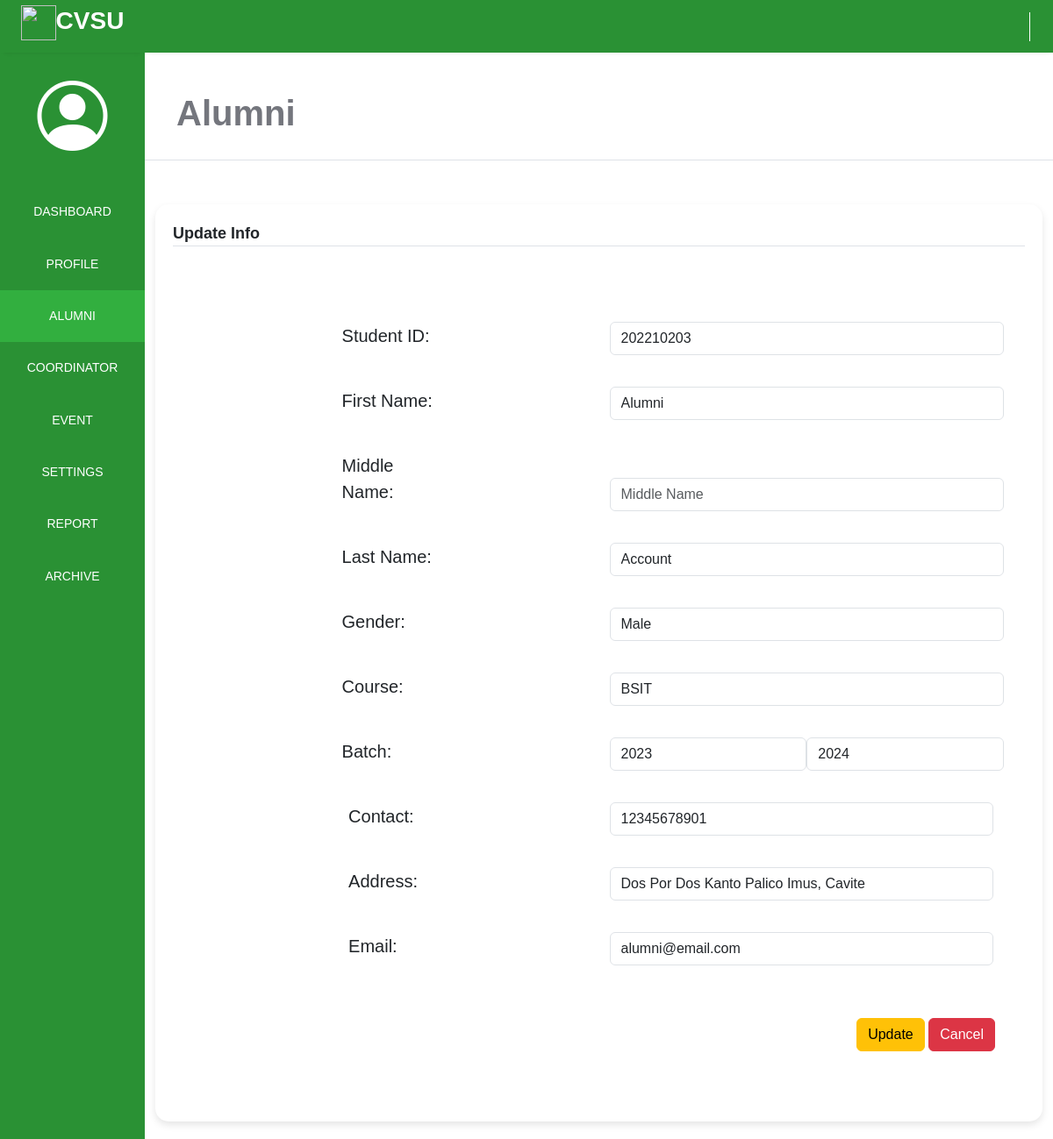
/adminPage/alumni/update_info.php?id=1, run on the app's committed database.
### tables this page shows
CREATE TABLE `alumni` (
  `alumni_id` int(10) NOT NULL,
  `student_id` int(10) NOT NULL,
  `fname` varchar(250) NOT NULL,
  `mname` varchar(250) NOT NULL,
  `lname` varchar(250) NOT NULL,
  `gender` varchar(250) NOT NULL,
  `course` varchar(250) NOT NULL,
  `batch_startYear` varchar(250) NOT NULL,
  `batch_endYear` varchar(250) NOT NULL,
  `contact` bigint(20) NOT NULL,
  `address` varchar(250) NOT NULL,
  `email` varchar(250) NOT NULL,
  `password` varchar(250) NOT NULL,
  `picture` longblob NOT NULL,
  `date_created` timestamp NOT NULL DEFAULT current_timestamp()
);

### adminPage/alumni/update_info.php (the view, shortened to what this page needs)
<?php
$serername = "localhost";
$db_username = "root";
$db_password = "";
$db_name = "alumni_management_system";
$conn = mysqli_connect($serername, $db_username, $db_password, $db_name);
$stud_id = "";
$fname = "";
$mname = "";
$lname = "";
$gender = "";
$course = "";
$fromYear = "";
$toYear = "";
$contact = "";
$address = "";
$email = "";
if ($_SERVER['REQUEST_METHOD'] == 'GET') {
    $alumni_id = $_GET['id'];
    $sql = "SELECT * FROM alumni WHERE alumni_id=$alumni_id";
    $result = $conn->query($sql);
    $row = $result->fetch_assoc();
    $stud_id = $row['student_id'];
    $fname = $row['fname'];
    $mname = $row['mname'];
    $lname = $row['lname'];
    $gender = $row['gender'];
    $course = $row['course'];
    $fromYear = $row['batch_startYear'];
    $toYear = $row['batch_endYear'];
    $contact = $row['contact'];
    $address = $row['address'];
    $email = $row['email'];
}
?>
<!DOCTYPE html>
<html lang="en">
<head>
    <link rel="stylesheet" href="./css/update_info.css">
    <link rel="stylesheet" href="https://maxst.icons8.com/vue-static/landings/line-awesome/line-awesome/1.3.0/css/line-awesome.min.css">
    <link rel="stylesheet" href="	https://cdn.jsdelivr.net/npm/bootstrap@5.3.3/dist/css/bootstrap.min.css">
    <link rel="stylesheet" href="	https://cdn.jsdelivr.net/npm/bootstrap@5.3.3/dist/js/bootstrap.bundle.min.js">
    <link href='https://unpkg.com/boxicons@2.1.4/css/boxicons.min.css' rel='stylesheet'>
    <link rel="stylesheet" href="https://cdn.jsdelivr.net/npm/bootstrap-icons@1.11.3/font/bootstrap-icons.min.css">
</head>
<body>
    <div class="sidebar">
        <div class="side-header">
            <h3><img src="https://cvsu-imus.edu.ph/student-portal/assets/images/logo-mobile.png"></img><span>CVSU</span></h3>
        </div>
        <div class="side-content">
            <div class="profile">
            <i class="bi bi-person-circle"></i>
            </div>
            <div class="side-menu">
                <ul>
                    <li>
                        <a href="../dashboard_admin.php">
                            <small>DASHBOARD</small>
                        </a>
                    </li>
                    <li>
                        <a href="../profile/profile.php">
                            <small>PROFILE</small>
                        </a>
                    </li>
                    <li>
                        <a href="./update_info.php" class="active">
                            <small>ALUMNI</small>
                        </a>
                    </li>
                    <li>
                        <a href="../coordinator/coordinator.php">
                            <small>COORDINATOR</small>
                        </a>
                    </li>
                    <li>
                        <a href="../event/event.php">
                            <small>EVENT</small>
                        </a>
                    </li>
                    <li>
                        <a href="../settings/about.php">
                            <small>SETTINGS</small>
                        </a>
                    </li>
                    <li>
                        <a href="../report/report.php">
                            <small>REPORT</small>
                        </a>
                    </li>
                    <li>
                        <a href="../archive/alumni_archive.php">
                            <small>ARCHIVE</small>
                        </a>
                    </li>
                </ul>
            </div>
        </div>
    </div>
    <div class="main-content">
        <header>
            <div class="header-content">
                <div class="header-menu">
                    <div class="user">
                        <a href="../logout.php">
                            <span class="las la-power-off" style="font-size: 30px; border-left: 1px solid #fff; padding-left:10px; color:#fff"></span>
                        </a>
                    </div>
                </div>
            </div>
        </header>
        <main>
            <div class="page-header">
                <h1><strong>Alumni</strong></h1>
            </div>
        </main>
        <div class="container" id="container-full">
            <div class="container" id="content-container">
                <div class="container-title">
                    <span>Update Info</span>
                </div>
                <form action="" method="POST">
                    <div class="container" id="content">
                        <div class="container">
                            <div class="row align-items-end">
                                <div class="col">
                                    <label class="col-sm-3 col-form-label" style="font-size: 20px;" for="first-name">Student ID:</label>
                                </div>
                                <div class="col">
                                    <input class="form-control" type="number" id="name" name="student_id" placeholder="Student ID" required value="<?php echo $stud_id; ?>">
                                </div>
                            </div>
                        </div>
                        <div class="container">
                            <div class="row align-items-end">
                                <div class="col">
                                    <label class="col-sm-3 col-form-label" style="font-size: 20px;" for="first-name">First Name:</label>
                                </div>
                                <div class="col">
                                    <input class="form-control" type="text" id="name" name="fname" placeholder="First Name" required value="<?php echo $fname; ?>">
                                </div>
                            </div>
                        </div>
                        <div class="container">
                            <div class="row align-items-end">
                                <div class="col">
                                    <label class="col-sm-3 col-form-label" style="font-size: 20px;" for="middle-name">Middle Name:</label>
                                </div>
                                <div class="col">
                                    <input class="form-control" type="text" id="name" name="mname" placeholder="Middle Name" value="<?php echo $mname; ?>">
                                </div>
                            </div>
                        </div>
                        <div class="container">
                            <div class="row align-items-end">
                                <div class="col">
                                    <label class="col-sm-3 col-form-label" style="font-size: 20px;" for="last-name">Last Name:</label>
                                </div>
                                <div class="col">
                                    <input class="form-control" type="text" id="name" name="lname" placeholder="Last Name" required value="<?php echo $lname; ?>">
                                </div>
                            </div>
                        </div>
                        <div class="container">
                            <div class="row align-items-end">
                                <div class="col">
                                    <label class="col-sm-3 col-form-label" style="font-size: 20px;" for="name">Gender:</label>
                                </div>
                                <div class="col">
                                    <select class="form-control" name="gender" id="gender" required>
                                        <option value="<?php echo $gender; ?>" selecte> <?php echo $gender; ?> </option>
                                    </select>
                                </div>
                            </div>
                        </div>
                        <div class="container">
                            <div class="row align-items-end">
                                <div class="col">
                                    <label class="col-sm-3 col-form-label" style="font-size: 20px;" for="name">Course:</label>
                                </div>
                                <div class="col">
                                    <select class="form-control" name="course" id="course" required>
                                        <option value="<?php echo $course; ?>" selected><?php echo $course; ?></option>
                                    </select>
                                </div>
                            </div>
                        </div>
                        <div class="container">
                            <div class="row align-items-end">
                                <div class="col" id="calendar">
                                    <label class="col-sm-3 col-form-label" style="font-size: 20px;" for="phone"><span>Batch:</span></label>
                                </div>
                                <div class="col" id="batch">
                                    <div class="col" id="batch">
                                        <select class="form-control" name="startYear" id="startYear" required>
                                            <option value="<?php echo $fromYear; ?>" selected><?php echo $fromYear; ?></option>
                                        </select>
                                        <select class="form-control" name="endYear" id="endYear" required>
                                            <option value="<?php echo $toYear; ?>" selected><?php echo $toYear; ?></option>
                                        </select>
                                    </div>
                                </div>
                            </div>
                            <div class="container">
                                <div class="row align-items-end">
                                    <div class="col">
                                        <label class="col-sm-3 col-form-label" style="font-size: 20px;" for="name">Contact:</label>
                                    </div>
                                    <div class="col">
                                        <input class="form-control" type="number" id="name" name="contact" placeholder="Enter Phone No." required value="<?php echo $contact; ?>">
                                    </div>
                                </div>
                            </div>
                            <div class="container">
                                <div class="row align-items-end">
                                    <div class="col">
                                        <label class="col-sm-3 col-form-label" style="font-size: 20px;" for="address">Address:</label>
                                    </div>
                                    <div class="col">
                                        <input class="form-control" type="text" id="address" name="address" placeholder="Enter Address" required value="<?php echo $address; ?>">
                                    </div>
                                </div>
                            </div>
                            <div class="container">
                                <div class="row align-items-end">
                                    <div class="col">
                                        <label class="col-sm-3 col-form-label" style="font-size: 20px;" for="name">Email:</label>
                                    </div>
                                    <div class="col">
                                        <input class="form-control" type="email" id="email" name="email" placeholder="Enter Email" required value="<?php echo $email; ?>">
                                    </div>
                                </div>
                            </div>
                            <div class="container">
                                <div class="row" style="margin-top:20px;">
                                    <div class="col" id="buttons">
                                        <div class="button">
                                            <button type="submit" class="btn btn-warning" name="inser" id="insert" value="insert">Update</button>
                                            <?php
                                            echo "
                                                <a class='btn btn-danger' href='./alumni_info.php'>Cancel</a>
                                            "; ?>
                                        </div>
                                    </div>
                                </div>
                            </div>
                        </div>
                </form>
            </div>
        </div>
    </div>
</body>
</html>

### adminPage/alumni/css/update_info.css (style rules this page uses)
:root { --main-color: #2a9134; --color-dark: #34425A; --text-grey: #B0B0B0; }
* { margin: 0; padding: 0; text-decoration: none; list-style-type: none; box-sizing: border-box; font-family: 'Merriweather', sans-serif; overflow-x: hidden; scroll-behavior: smooth; }
.sidebar { position: fixed; height: 100%; width: 165px; left: 0; bottom: 0; top: 0; z-index: 100; background: #2a9134; box-shadow: 0px 5px 5px 5px rgb(0 0 0 0.2); transition: left 300ms; }
.side-header span { font-weight: bold; }
.side-header { box-shadow: 0px 5px 5px -5px rgb(0 0 0 /10%); background: var(--main-color); height: 60px; display: flex; justify-content: center; align-items: center; }
.side-header img { width: 40px; }
.side-header h3, side-head span { color: #fff; font-weight: 400; }
.side-content { height: calc(100vh - 60px); overflow: auto; }
.profile { text-align: center; padding: 2rem 0rem; }
.sidebar { overflow-y: auto; }
.side-menu ul { text-align: center; padding: 0px; }
.side-menu ul li small { color: white; ; }
.side-menu a { display: block; padding: 1.2rem 0rem; text-decoration: none !important; }
.side-menu a.active { background: #32af3f; }
.side-menu a.active span, .side-menu a.active small { color: #fff; }
.side-menu a span, .side-menu a small { color: #899DC1; }
.main-content { margin-left: 165px; width: calc(100% - 165px); transition: margin-left 300ms; }
header { position: fixed; right: 0; top: 0; left: 165px; z-index: 100; height: 60px; box-shadow: 0px 5px 5px -5px rgb(0 0 0 /10%); background: #2a9134; transition: left 300ms; }
.header-content, .header-menu { display: flex; align-items: center; }
.header-content { justify-content: space-between; padding: 0rem 1rem; }
.header-menu { justify-content: flex-end; padding-top: .5rem; }
.user { display: flex; align-items: center; }
main { margin-top: 60px; }
.page-header { padding: 1.3rem 1rem; background: #fff; border-bottom: 1px solid #dee2e8; width: 100%; }
.page-header h1, .page-header small { color: #74767d; margin-left: 20px; width: 100%; }
@media only screen and (min-width: 425px) { * { overflow-x: hidden; } }
.container { margin-top: 30px; display: block; unicode-bidi: isolate; }
.container-title span { font-size: large; font-weight: bold; }
.container-title { border-bottom: #dee2e8 1px solid; }
.col { display: flex; align-items: center; justify-content: center; }
#name { width: 100%; }
#course { width: 100%; }
#batch { display: flex; justify-content: left; align-items: center; justify-content: space-evenly; }
#address { width: 100%; }
#email { width: 100%; }
#buttons { display: flex; justify-content: right; padding: 10px; }
.side-content .profile i { color: #fff; font-size: 80px; font-weight: lighter; }
#content { margin-top: 50px; margin-bottom: 50px; }
#content-container { margin-top: 30px; background-color: #ffffff; border-radius: 15px; box-shadow: 0 4px 8px rgba(0, 0, 0, 0.1); padding: 20px; margin: 20px 0; transition: transform 0.2s; }

### data on the page
alumni: student_id "202210203", fname "Alumni", lname "Account", gender "Male", course "BSIT", startYear "2023", endYear "2024", contact "12345678901", address "Dos Por Dos Kanto Palico Imus, Cavite", email "alumni@email.com"
